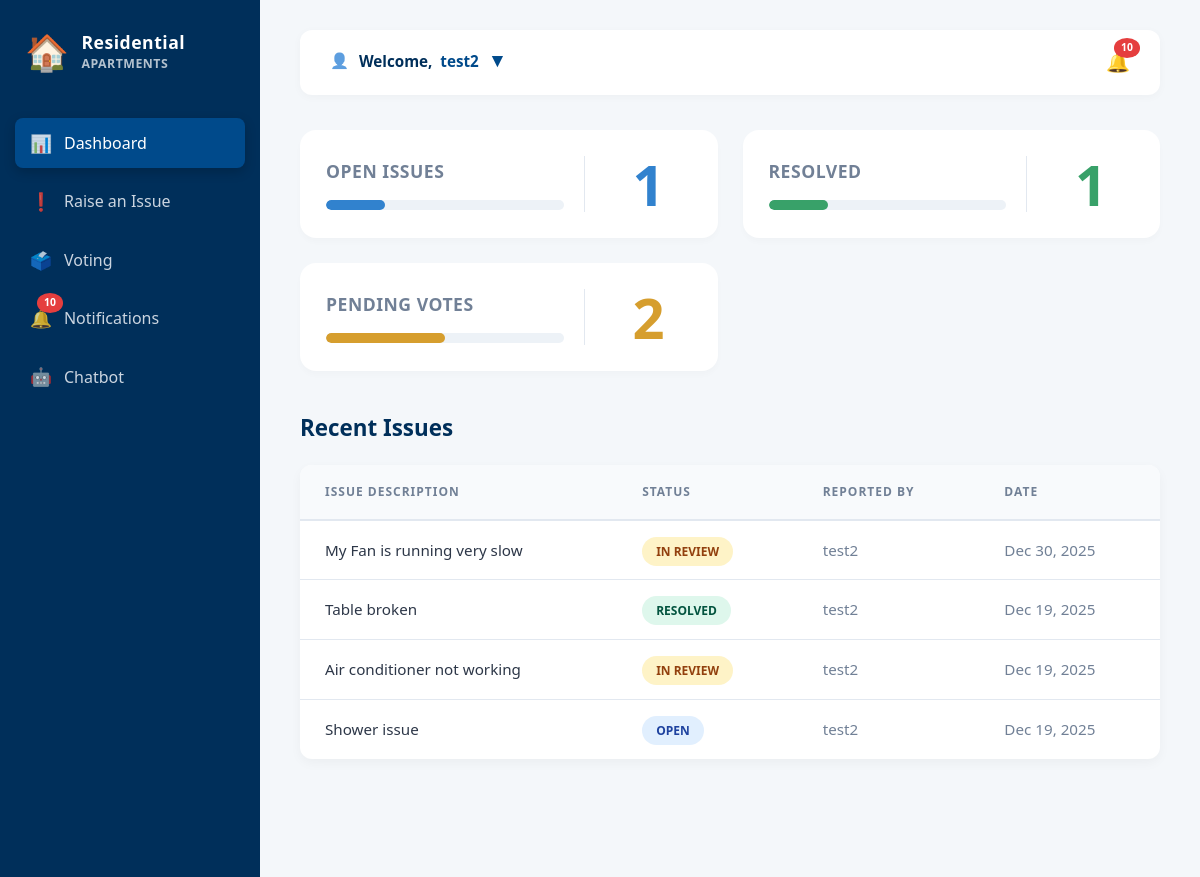
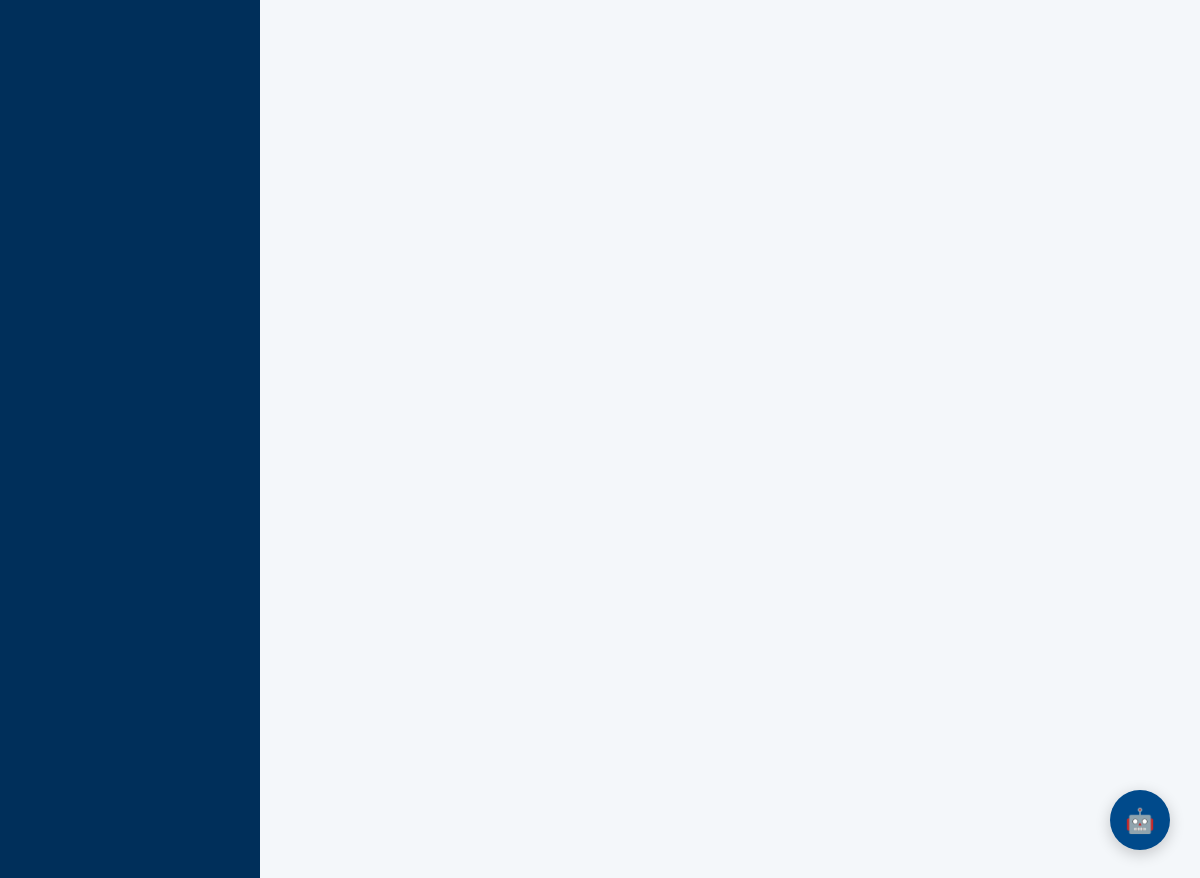
Screenshot of /home/ (signed in) with the database file from the repository (2 pictures, top to bottom).
### app/models.py (models this page shows, shortened)
class UserDetails(models.Model):
    full_name = models.CharField(max_length=200, null=True, blank=True)
    email = models.EmailField(unique=True)
    password = models.CharField(max_length=100)
    flat_number = models.CharField(max_length=100)
    role = models.CharField(max_length=100)
    profile_picture = models.ImageField(upload_to='profile_pics/', null=True, blank=True)

class Issue(models.Model):
    STATUS_CHOICES = [
        ('Open', 'Open'),
        ('In Review', 'In Review'),
        ('Resolved', 'Resolved'),
    ]
    title = models.CharField(max_length=100)
    description = models.TextField()
    status = models.CharField(max_length=20, choices=STATUS_CHOICES, default='Open')
    reported_date = models.DateField(auto_now_add=True)
    reported_by_id = models.ForeignKey(UserDetails, on_delete=models.CASCADE)
    image = models.ImageField(upload_to='issue_images/', blank=True, null=True)

### app/views.py (the view)
# urls.py: 2. Add a URL to urlpatterns:  path('', views.home, name='home')
def home(request):
    user_id = request.session.get('user_id')
    if user_id:
        try:
            user = UserDetails.objects.get(id=user_id)
            open_issues_count = Issue.objects.filter(status='Open', reported_by_id=user).count()
            resolved_issues_count = Issue.objects.filter(status='Resolved', reported_by_id=user).count()
            all_notifications = SiteNotification.objects.all().order_by('-id')[:10]
            recent_issues_queryset = Issue.objects.filter(reported_by_id=user).order_by('-reported_date')[:5]
            recent_issues = list(recent_issues_queryset)
            total_recent = len(recent_issues)
            if total_recent > 0:
                recent_open_count = sum(1 for i in recent_issues if i.status == 'Open')
                recent_resolved_count = sum(1 for i in recent_issues if i.status == 'Resolved')
                recent_in_review_count = sum(1 for i in recent_issues if i.status == 'In Review')
                open_pct = max(int((recent_open_count / total_recent) * 100), 1) if recent_open_count > 0 else 0
                resolved_pct = max(int((recent_resolved_count / total_recent) * 100), 1) if recent_resolved_count > 0 else 0
                in_review_pct = max(int((recent_in_review_count / total_recent) * 100), 1) if recent_in_review_count > 0 else 0
            else:
                recent_open_count = recent_resolved_count = recent_in_review_count = 0
                open_pct = resolved_pct = in_review_pct = 0
            context = {
                'user_full_name': user.full_name or user.email,
                'user_object': user,
                'open_issues_count': open_issues_count,
                'resolved_issues_count': resolved_issues_count,
                'recent_issues': recent_issues,
                'card_open_count': recent_open_count,
                'card_resolved_count': recent_resolved_count,
                'card_pending_count': recent_in_review_count,
                'card_open_pct': open_pct,
                'card_resolved_pct': resolved_pct,
                'card_pending_pct': in_review_pct,
                'notifications': all_notifications,
            }
            return render(request, 'home.html', context)
        except UserDetails.DoesNotExist:
            return redirect('login')
    return redirect('login')

### app/models.py (called while the page is built)
    def time_since_created(self):
        now = timezone.now()
        diff = now - self.created_at
        if diff.days == 0:
            if diff.seconds < 60:
                return f"{diff.seconds} seconds ago"
            elif diff.seconds < 3600:
                return f"{diff.seconds // 60} mins ago"
        elif diff.days == 1:
            return "Yesterday"
        return self.created_at.strftime("%b %d, %Y")

### app/templates/home.html (shortened to what this page needs)
<!DOCTYPE html>
<html lang="en">
<head>
</head>
<body>
    <div class="dashboard-container">
        <aside class="sidebar">
            <div class="logo">
                <span class="logo-icon">🏠</span>
                <div><div>Residential</div><div style="font-size: 0.7em; opacity: 0.7;">APARTMENTS</div></div>
            </div>
            <nav>
                <a href="{% url 'home' %}" class="nav-link active">
                    <span class="nav-icon">📊</span> Dashboard
                </a>
                <a href="{% url 'report-issue' %}" class="nav-link"><span class="nav-icon">❗</span> Raise an Issue</a>
                <a href="#" class="nav-link" onclick="event.preventDefault(); filterByVoting();">
                    <span class="nav-icon">🗳️</span> Voting
                </a>
                <a href="#" class="nav-link" onclick="event.preventDefault(); toggleNotifications();">
                    <span class="nav-icon">🔔</span>
                    {% if notifications|length > 0 %}<span class="notification-badge">{{ notifications|length }}</span>{% endif %}
                    Notifications
                </a>
                <a href="#" class="nav-link" onclick="event.preventDefault(); toggleChat();">
                    <span class="nav-icon">🤖</span> Chatbot
                </a>
            </nav>
        </aside>
        <main class="main-content">
            <header class="header">
                <div class="user-profile-container">
                    <div class="header-right-edge">
                        {% if user_object.profile_picture %}
                            <div class="user-profile">
                                <img src="{{ user_object.profile_picture.url }}" alt="Profile" class="user-profile-img">
                                <div class="welcome-text">
                                    Welcome, <span>{{ user_full_name }}</span>
                                    <span style="font-size: 20px;">&nbsp;▾</span>
                                </div>
                            </div>
                        {% else %}
                            <div class="user-profile">
                                <span style="margin-right: 10px; opacity: 0.7;">👤</span>
                                <div class="welcome-text">
                                    Welcome, <span>{{ user_full_name }}</span>
                                    <span style="font-size: 20px;">&nbsp;▾</span>
                                </div>
                            </div>
                        {% endif %}
                    </div>
                </div>
                <div class="header-icons">
                    <span class="header-icon-btn" onclick="toggleNotifications()" style="font-size: 1.2rem; cursor: pointer; position: relative;">
                        🔔 {% if notifications|length > 0 %}<span class="notification-badge" style="top:-10px; right:-10px;">{{ notifications|length }}</span>{% endif %}
                    </span>
                </div>
            </header>
            <div class="summary-cards">
                <div class="card">
                    <div class="card-body-flex">
                        <div class="card-left">
                            <h2 class="card-title-h2">Open Issues</h2>
                            <div class="progress-track"><div class="progress-fill" style="width: {{ card_open_pct }}%; background-color: var(--blue-badge);"></div></div>
                        </div>
                        <div class="card-right"><div class="card-count-huge" style="color: var(--blue-badge);">{{ card_open_count }}</div></div>
                    </div>
                </div>
                <div class="card">
                    <div class="card-body-flex">
                        <div class="card-left">
                            <h2 class="card-title-h2">Resolved</h2>
                            <div class="progress-track"><div class="progress-fill" style="width: {{ card_resolved_pct }}%; background-color: var(--green-badge);"></div></div>
                        </div>
                        <div class="card-right"><div class="card-count-huge" style="color: var(--green-badge);">{{ card_resolved_count }}</div></div>
                    </div>
                </div>
                <div class="card">
                    <div class="card-body-flex">
                        <div class="card-left">
                            <h2 class="card-title-h2">Pending Votes</h2>
                            <div class="progress-track"><div class="progress-fill" style="width: {{ card_pending_pct }}%; background-color: var(--orange-badge);"></div></div>
                        </div>
                        <div class="card-right"><div class="card-count-huge" style="color: var(--orange-badge);">{{ card_pending_count }}</div></div>
                    </div>
                </div>
            </div>
            <section class="recent-issues-section">
                <h2>Recent Issues</h2>
                <div class="issues-table">
                    <table>
                        <thead>
                            <tr><th>Issue Description</th><th>Status</th><th>Reported By</th><th>Date</th></tr>
                        </thead>
                        <tbody>
                            {% for issue in recent_issues %}
                            <tr onclick="window.location='{% url 'issue_details' issue.id %}'" style="cursor: pointer;">
                                <td style="font-weight: 500;">{{ issue.title }}</td>
                                <td>
                                    <span class="status-pill" style="
                                        {% if issue.status == 'Resolved' %} background-color: #def7ec; color: #03543f;
                                        {% elif issue.status == 'In Review' %} background-color: #fef3c7; color: #92400e;
                                        {% else %} background-color: #e1effe; color: #1e429f; {% endif %}">
                                        {{ issue.status }}
                                    </span>
                                </td>
                                <td style="color: var(--text-light);">{{ issue.reported_by_id.full_name|default:issue.reported_by_id.email }}</td>
                                <td style="color: var(--text-light);">{{ issue.reported_date|date:"M d, Y" }}</td>
                            </tr>
                            {% empty %}
                            <tr><td colspan="4" style="text-align: center; padding: 40px; color: var(--text-light);">No issues reported yet.</td></tr>
                            {% endfor %}
                        </tbody>
                    </table>
                </div>
            </section>
        </main>
    </div>
    <div class="chat-widget">
        <div class="chat-trigger" onclick="toggleChat()">🤖</div>
    </div>
</body>
</html>

### rows the page displays
UserDetails: full_name "test2"
Issue: title "My Fan is running very slow", status "IN REVIEW", reported_by_id.full_name "test2", reported_date "Dec 30, 2025"
Issue: title "Table broken", status "RESOLVED", reported_by_id.full_name "test2", reported_date "Dec 19, 2025"
Issue: title "Air conditioner not working", status "IN REVIEW", reported_by_id.full_name "test2", reported_date "Dec 19, 2025"
Issue: title "Shower issue", status "OPEN", reported_by_id.full_name "test2", reported_date "Dec 19, 2025"

### other values shown
{{ notifications|length }} "10"
{{ card_open_count }} "1"
{{ card_resolved_count }} "1"
{{ card_pending_count }} "2"
